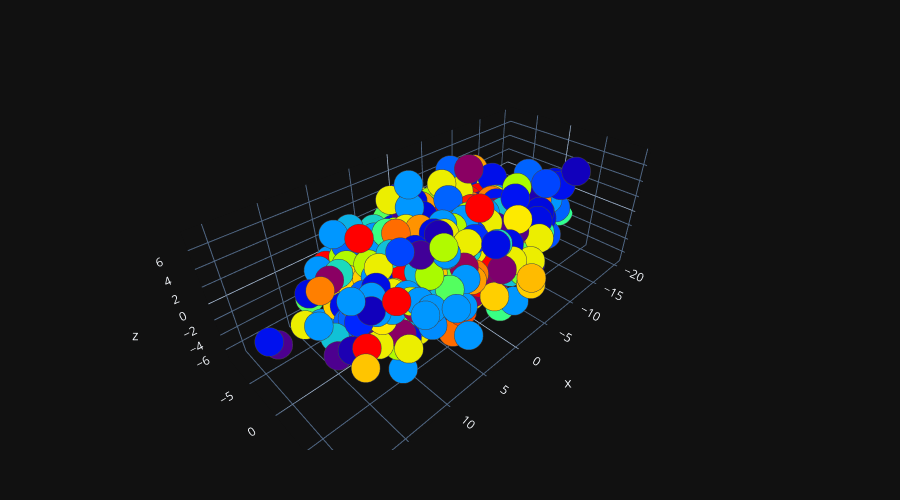

The code cell stored with this chart in its notebook:
### Code cell
plot_3d(principalComponents[:, 0],principalComponents[:, 1],principalComponents[:, 2])

### Figure 1 — Plotly figure (JSON) as saved in the notebook; plotly's stock layout.template omitted (floating-point values rounded to 4 significant figures; data arrays with more than 128 entries replaced by an {"elided": "..."} marker saying what was removed)
{"data": [{"marker": {"color": {"elided": "943 int values"}, "colorscale": [[0, "rgb(150,0,90)"], [0.125, "rgb(0,0,200)"], [0.25, "rgb(0,25,255)"], [0.375, "rgb(0,152,255)"], [0.5, "rgb(44,255,150)"], [0.625, "rgb(151,255,0)"], [0.75, "rgb(255,234,0)"], [0.875, "rgb(255,111,0)"], [1, "rgb(255,0,0)"]], "line": {"width": 1}, "opacity": 1, "size": 10}, "mode": "markers", "type": "scatter3d", "x": {"elided": "943 float values"}, "y": {"elided": "943 float values"}, "z": {"elided": "943 float values"}}], "layout": {"height": 500, "margin": {"b": 50, "l": 50, "r": 50, "t": 50}, "width": 900}}
